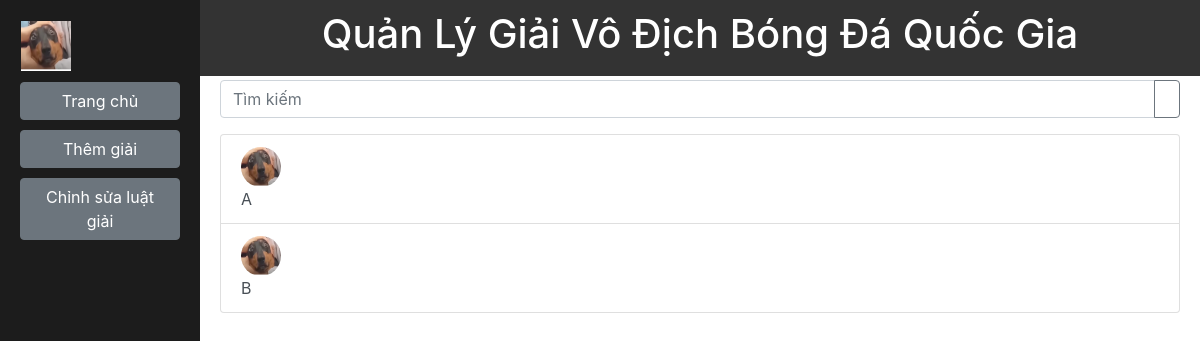
The app's page /, older data.
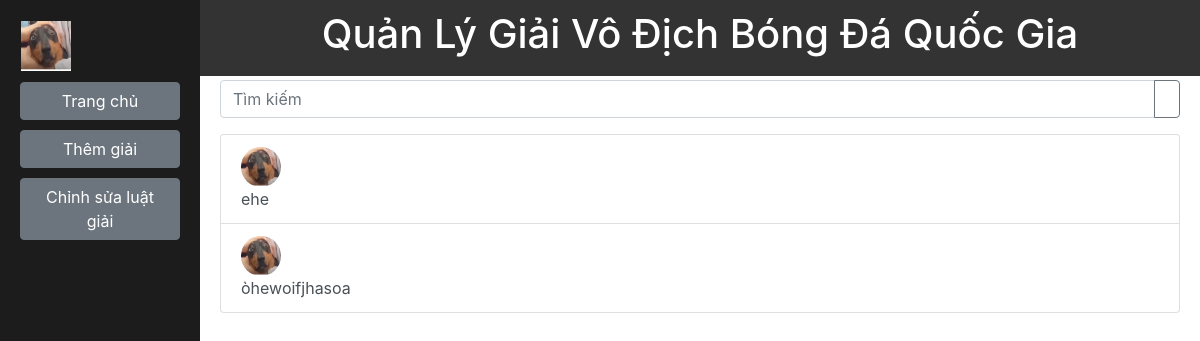
The same page, newer data.
### models/season.py (models this page shows, shortened)
class Season(db.Model):
    id = db.Column(db.Integer, primary_key=True)
    name = db.Column(db.String(100), nullable=False)
    profile_picture = db.Column(db.String(255))
    rule_id = db.Column(db.Integer, db.ForeignKey('rule.id'), nullable=False)
    note = db.Column(db.String(255), nullable=True)
    rules = db.relationship('Rule', backref=db.backref('seasons', lazy=True))

### routes/home_routes.py (the view)
    @app.route('/')
    def home():
        seasons = Season.query.all()
        return render_template('index.html', seasons=seasons)

### routes/home_routes.py (called while the page is built)
def setup_home_routes(app):
    @app.route('/')
    def home():
        seasons = Season.query.all()
        return render_template('index.html', seasons=seasons)

### templates/index.html (shortened to what this page needs)
{% extends "base.html" %}
{% block title %}Quản Lý Giải Vô Địch Bóng Đá Quốc Gia{% endblock %}
{% block sidebar %}
<button class="btn btn-secondary btn-block" onclick="window.location.href='/'">Trang chủ</button>
<button class="btn btn-secondary btn-block" onclick="window.location.href='/add-season'">Thêm giải</button>
<button class="btn btn-secondary btn-block" onclick="window.location.href='/rule-change'">Chỉnh sửa luật giải</button>
{% endblock %}
{% block content %}
<div class="input-group mb-3">
    <input type="text" class="form-control" placeholder="Tìm kiếm" aria-label="Tìm kiếm" aria-describedby="search-button">
    <div class="input-group-append">
        <button class="btn btn-outline-secondary" type="button" id="search-button">
        </button>
    </div>
</div>
<div class="list-group">
    {% for season in seasons %}
    <button class="list-group-item list-group-item-action season-button" onclick="window.location.href='/season/{{ season.id }}'">
        <div class="btn-icon">
            <img src="{{ url_for('static', filename=season.profile_picture) }}" alt="{{ season.name }}" class="img-fluid rounded-circle" style="width: 40px; height: 40px;">
        </div> {{ season.name }}
    </button>
    {% endfor %}
</div>
{% endblock %}

### templates/base.html (shortened to what this page needs)
<!DOCTYPE html>
<html lang="en">
<head>
    <link rel="stylesheet" href="https://stackpath.bootstrapcdn.com/bootstrap/4.5.2/css/bootstrap.min.css">
</head>
<body>
    <div class="sidebar">
        <button class="btn btn-link text-white" onclick="window.location.href='/'">
            <img src="{{ url_for('static', filename='images/Untitled.png') }}" alt="Home">
        </button>
        {% block sidebar %}
        {% endblock %}
    </div>
    <div class="title-area">
        <h1>{% block title %}Default Title{% endblock %}</h1>
    </div>
    <div class="main-content">
        {% block content %}{% endblock %}
    </div>
</body>
</html>

### templates/base.html (style rules this page uses)
body { margin: 0; padding: 0; background-color: #fff; }
.sidebar { background-color: #1c1c1c; height: 100vh; padding: 20px; position: fixed; top: 0; left: 0; width: 200px; overflow-y: auto; }
.sidebar button { margin-bottom: 10px; }
.sidebar .btn-link { display: flex; align-items: center; padding: 0; }
.sidebar .btn-link img { width: 50px; height: 50px; }
.title-area { background-color: #333; color: #fff; padding: 10px 20px; text-align: center; position: fixed; top: 0; left: 200px; width: calc(100% - 200px); z-index: 1; }
.main-content { margin-top: 60px; margin-left: 200px; padding: 20px; background-color: #fff; min-height: 100vh; overflow-y: auto; }

Row changes from the older to the newer data that the page shows:
changed Season: name "A" → "ehe"
changed Season: name "B" → "òhewoifjhasoa"
